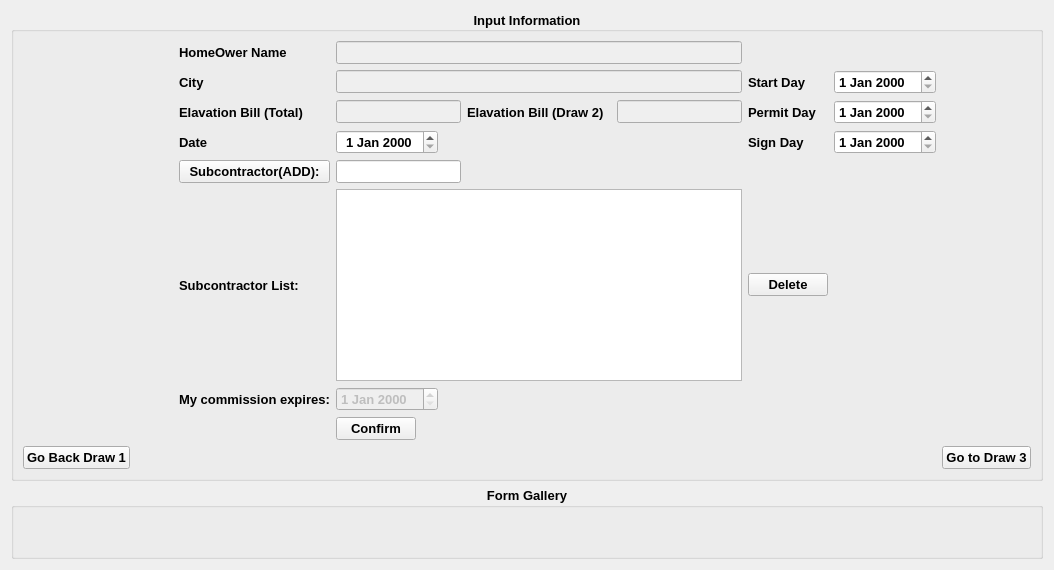
      <widget class="QWidget" name="Draw2">
       <attribute name="title">
        <string>Draw 2</string>
       </attribute>
       <layout class="QVBoxLayout" name="verticalLayout_5">
        <item>
         <widget class="QGroupBox" name="groupBox_3">
          <property name="font">
           <font>
            <pointsize>10</pointsize>
            <weight>75</weight>
            <bold>true</bold>
           </font>
          </property>
          <property name="title">
           <string>Input Information</string>
          </property>
          <property name="alignment">
           <set>Qt::AlignCenter</set>
          </property>
          <property name="flat">
           <bool>false</bool>
          </property>
          <property name="checkable">
           <bool>false</bool>
          </property>
          <layout class="QVBoxLayout" name="verticalLayout_4">
           <item>
            <layout class="QGridLayout" name="gridLayout_3">
             <item row="3" column="1">
              <widget class="QLabel" name="label_12">
               <property name="text">
                <string>Date</string>
               </property>
              </widget>
             </item>
             <item row="1" column="1">
              <widget class="QLabel" name="homecity2">
               <property name="text">
                <string>City</string>
               </property>
               <property name="buddy">
                <cstring>lineEdit_2</cstring>
               </property>
              </widget>
             </item>
             <item row="3" column="2">
              <widget class="QDateEdit" name="dateEdit_2">
               <property name="enabled">
                <bool>true</bool>
               </property>
               <property name="sizePolicy">
                <sizepolicy hsizetype="Fixed" vsizetype="Fixed">
                 <horstretch>0</horstretch>
                 <verstretch>0</verstretch>
                </sizepolicy>
               </property>
               <property name="alignment">
                <set>Qt::AlignCenter</set>
               </property>
               <property name="currentSectionIndex">
                <number>1</number>
               </property>
              </widget>
             </item>
             <item row="2" column="1">
              <widget class="QLabel" name="totalbill2">
               <property name="text">
                <string>Elavation Bill (Total)  </string>
               </property>
               <property name="buddy">
                <cstring>lineEdit_3</cstring>
               </property>
              </widget>
             </item>
             <item row="0" column="2">
              <widget class="QLineEdit" name="lineEdit_5">
               <property name="enabled">
                <bool>false</bool>
               </property>
              </widget>
             </item>
             <item row="0" column="1">
              <widget class="QLabel" name="homename2">
               <property name="text">
                <string>HomeOwer Name</string>
               </property>
               <property name="buddy">
                <cstring>lineEdit</cstring>
               </property>
              </widget>
             </item>
             <item row="11" column="2">
              <widget class="QPushButton" name="confirm_2">
               <property name="sizePolicy">
                <sizepolicy hsizetype="Fixed" vsizetype="Fixed">
                 <horstretch>0</horstretch>
                 <verstretch>0</verstretch>
                </sizepolicy>
               </property>
               <property name="font">
                <font>
                 <pointsize>10</pointsize>
                 <weight>75</weight>
                 <bold>true</bold>
                </font>
               </property>
               <property name="text">
                <string>Confirm</string>
               </property>
               <property name="autoDefault">
                <bool>false</bool>
               </property>
               <property name="default">
                <bool>false</bool>
               </property>
              </widget>
             </item>
             <item row="0" column="0">
              <spacer name="horizontalSpacer_6">
               <property name="orientation">
                <enum>Qt::Horizontal</enum>
               </property>
               <property name="sizeType">
                <enum>QSizePolicy::Preferred</enum>
               </property>
               <property name="sizeHint" stdset="0">
                <size>
                 <width>150</width>
                 <height>20</height>
                </size>
               </property>
              </spacer>
             </item>
             <item row="6" column="2">
              <widget class="QListWidget" name="listWidget">
               <property name="sizePolicy">
                <sizepolicy hsizetype="Expanding" vsizetype="Expanding">
                 <horstretch>0</horstretch>
                 <verstretch>0</verstretch>
                </sizepolicy>
               </property>
               <property name="minimumSize">
                <size>
                 <width>0</width>
                 <height>0</height>
                </size>
               </property>
               <property name="baseSize">
                <size>
                 <width>0</width>
                 <height>0</height>
                </size>
               </property>
               <property name="frameShadow">
                <enum>QFrame::Plain</enum>
               </property>
               <property name="resizeMode">
                <enum>QListView::Adjust</enum>
               </property>
              </widget>
             </item>
             <item row="6" column="1">
              <widget class="QLabel" name="subcontractor2">
               <property name="text">
                <string>Subcontractor List:</string>
               </property>
              </widget>
             </item>
             <item row="5" column="2">
              <layout class="QHBoxLayout" name="horizontalLayout_6">
               <item>
                <widget class="QLineEdit" name="subadd12">
                 <property name="sizePolicy">
                  <sizepolicy hsizetype="Fixed" vsizetype="Fixed">
                   <horstretch>0</horstretch>
                   <verstretch>0</verstretch>
                  </sizepolicy>
                 </property>
                </widget>
               </item>
               <item>
                <spacer name="horizontalSpacer_17">
                 <property name="orientation">
                  <enum>Qt::Horizontal</enum>
                 </property>
                 <property name="sizeHint" stdset="0">
                  <size>
                   <width>40</width>
                   <height>20</height>
                  </size>
                 </property>
                </spacer>
               </item>
              </layout>
             </item>
             <item row="2" column="2">
              <layout class="QHBoxLayout" name="horizontalLayout_4">
               <item>
                <widget class="QLineEdit" name="lineEdit_4">
                 <property name="enabled">
                  <bool>false</bool>
                 </property>
                </widget>
               </item>
               <item>
                <widget class="QLabel" name="draw2bill">
                 <property name="text">
                  <string>Elavation Bill (Draw 2)  </string>
                 </property>
                </widget>
               </item>
               <item>
                <widget class="QLineEdit" name="lineEdit_8">
                 <property name="enabled">
                  <bool>false</bool>
                 </property>
                </widget>
               </item>
              </layout>
             </item>
             <item row="0" column="5">
              <spacer name="horizontalSpacer_5">
               <property name="orientation">
                <enum>Qt::Horizontal</enum>
               </property>
               <property name="sizeType">
                <enum>QSizePolicy::Preferred</enum>
               </property>
               <property name="sizeHint" stdset="0">
                <size>
                 <width>40</width>
                 <height>20</height>
                </size>
               </property>
              </spacer>
             </item>
             <item row="12" column="5">
              <widget class="QPushButton" name="godraw3">
               <property name="sizePolicy">
                <sizepolicy hsizetype="Fixed" vsizetype="Fixed">
                 <horstretch>0</horstretch>
                 <verstretch>0</verstretch>
                </sizepolicy>
               </property>
               <property name="text">
                <string>Go to Draw 3</string>
               </property>
              </widget>
             </item>
             <item row="12" column="0">
              <widget class="QPushButton" name="gobackdraw1">
               <property name="sizePolicy">
                <sizepolicy hsizetype="Fixed" vsizetype="Fixed">
                 <horstretch>0</horstretch>
                 <verstretch>0</verstretch>
                </sizepolicy>
               </property>
               <property name="text">
                <string>Go Back Draw 1</string>
               </property>
              </widget>
             </item>
             <item row="7" column="1">
              <widget class="QLabel" name="myexpires2">
               <property name="text">
                <string>My commission expires:</string>
               </property>
              </widget>
             </item>
             <item row="1" column="2">
              <widget class="QLineEdit" name="lineEdit_6">
               <property name="enabled">
                <bool>false</bool>
               </property>
              </widget>
             </item>
             <item row="7" column="2">
              <widget class="QDateEdit" name="dateEdit_3">
               <property name="enabled">
                <bool>false</bool>
               </property>
               <property name="sizePolicy">
                <sizepolicy hsizetype="Fixed" vsizetype="Fixed">
                 <horstretch>0</horstretch>
                 <verstretch>0</verstretch>
                </sizepolicy>
               </property>
              </widget>
             </item>
             <item row="5" column="1">
              <widget class="QPushButton" name="subadd2">
               <property name="text">
                <string>Subcontractor(ADD):</string>
               </property>
              </widget>
             </item>
             <item row="6" column="3">
              <widget class="QPushButton" name="subdelete2">
               <property name="text">
                <string>Delete</string>
               </property>
              </widget>
             </item>
             <item row="6" column="4">
              <spacer name="horizontalSpacer_21">
               <property name="orientation">
                <enum>Qt::Horizontal</enum>
               </property>
               <property name="sizeHint" stdset="0">
                <size>
                 <width>60</width>
                 <height>20</height>
                </size>
               </property>
              </spacer>
             </item>
             <item row="2" column="3">
              <widget class="QLabel" name="Permit_day">
               <property name="text">
                <string>Permit Day</string>
               </property>
              </widget>
             </item>
             <item row="1" column="3">
              <widget class="QLabel" name="start_day">
               <property name="text">
                <string>Start Day</string>
               </property>
              </widget>
             </item>
             <item row="3" column="3">
              <widget class="QLabel" name="sign_day">
               <property name="text">
                <string>Sign Day</string>
               </property>
              </widget>
             </item>
             <item row="1" column="4">
              <widget class="QDateEdit" name="start_day2">
               <property name="sizePolicy">
                <sizepolicy hsizetype="Fixed" vsizetype="Fixed">
                 <horstretch>0</horstretch>
                 <verstretch>0</verstretch>
                </sizepolicy>
               </property>
              </widget>
             </item>
             <item row="2" column="4">
              <widget class="QDateEdit" name="Permit_day2">
               <property name="sizePolicy">
                <sizepolicy hsizetype="Fixed" vsizetype="Fixed">
                 <horstretch>0</horstretch>
                 <verstretch>0</verstretch>
                </sizepolicy>
               </property>
              </widget>
             </item>
             <item row="3" column="4">
              <widget class="QDateEdit" name="sign_day2">
               <property name="sizePolicy">
                <sizepolicy hsizetype="Fixed" vsizetype="Fixed">
                 <horstretch>0</horstretch>
                 <verstretch>0</verstretch>
                </sizepolicy>
               </property>
              </widget>
             </item>
            </layout>
           </item>
          </layout>
         </widget>
        </item>
        <item>
         <widget class="QGroupBox" name="groupBox_4">
          <property name="font">
           <font>
            <pointsize>10</pointsize>
            <weight>75</weight>
            <bold>true</bold>
           </font>
          </property>
          <property name="title">
           <string>Form Gallery</string>
          </property>
          <property name="alignment">
           <set>Qt::AlignHCenter|Qt::AlignTop</set>
          </property>
          <layout class="QHBoxLayout" name="horizontalLayout_2">
           <item>
            <spacer name="horizontalSpacer_7">
             <property name="orientation">
              <enum>Qt::Horizontal</enum>
             </property>
             <property name="sizeType">
              <enum>QSizePolicy::Fixed</enum>
             </property>
             <property name="sizeHint" stdset="0">
              <size>
               <width>150</width>
               <height>30</height>
              </size>
             </property>
            </spacer>
           </item>
           <item>
            <widget class="QLabel" name="label_13">
             <property name="text">
              <string>&lt;html&gt;&lt;head/&gt;&lt;body&gt;&lt;p&gt;&lt;img src=&quot;:/newPrefix/images/Draw_FEMA_Home_Evelation_Program.png&quot;/&gt;&lt;/p&gt;&lt;/body&gt;&lt;/html&gt;</string>
             </property>
            </widget>
           </item>
           <item>
            <widget class="QLabel" name="label_14">
             <property name="text">
              <string>&lt;html&gt;&lt;head/&gt;&lt;body&gt;&lt;p&gt;&lt;img src=&quot;:/newPrefix/images/Elevation_Contract_for_Grant_Eligible_Cost-1.png&quot;/&gt;&lt;/p&gt;&lt;/body&gt;&lt;/html&gt;</string>
             </property>
            </widget>
           </item>
           <item>
            <widget class="QLabel" name="label_15">
             <property name="text">
              <string>&lt;html&gt;&lt;head/&gt;&lt;body&gt;&lt;p&gt;&lt;img src=&quot;:/newPrefix/images/Excel.png&quot;/&gt;&lt;/p&gt;&lt;/body&gt;&lt;/html&gt;</string>
             </property>
            </widget>
           </item>
           <item>
            <widget class="QLabel" name="label_16">
             <property name="text">
              <string>&lt;html&gt;&lt;head/&gt;&lt;body&gt;&lt;p&gt;&lt;img src=&quot;:/newPrefix/images/resizelien.png&quot;/&gt;&lt;/p&gt;&lt;/body&gt;&lt;/html&gt;</string>
             </property>
            </widget>
           </item>
           <item>
            <spacer name="horizontalSpacer_8">
             <property name="orientation">
              <enum>Qt::Horizontal</enum>
             </property>
             <property name="sizeType">
              <enum>QSizePolicy::Fixed</enum>
             </property>
             <property name="sizeHint" stdset="0">
              <size>
               <width>60</width>
               <height>30</height>
              </size>
             </property>
            </spacer>
           </item>
          </layout>
         </widget>
        </item>
       </layout>
      </widget>
